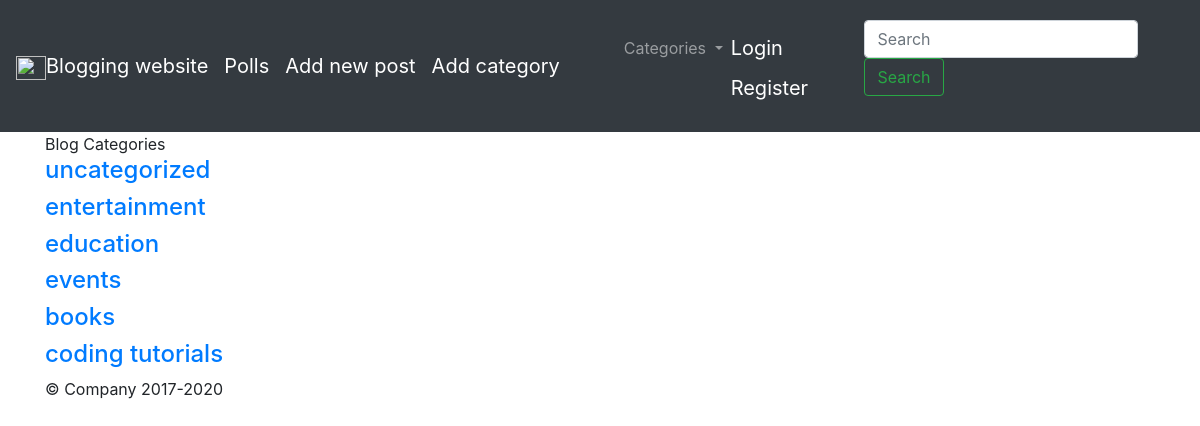
Page /blog/category-list/ on the committed database.
### blog/models.py (models this page shows, shortened)
class Category(models.Model):
    category_name = models.CharField(max_length=100)
    def __str__(self):
        return self.category_name

### blog/views.py (the view)
# urls.py: path('category-list/', CategoryListView, name='category-list'),
def CategoryListView(request):
    cat_menu_list = Category.objects.all()
    return render(request, 'blog/category_list.html', {'cat_menu_list' : cat_menu_list})

### blog/context_processors.py (called while the page is built)
def basetest(request):
    cat_list = Category.objects.values_list("category_name", flat=True)
    return {
        'testname': cat_list
    }

### blog/templates/blog/category_list.html (shortened to what this page needs)
{% extends 'blog/base.html' %}
{% block main_content %}
<h1>Blog Categories</h1>
{% for item in cat_menu_list %}
    <h4><a href="{% url 'blog:category' item|slugify %}">{{ item }}</a></h4>
{% endfor %}
{% endblock %}

### blog/static/blog/css/style.css (style rules this page uses)
body { color: darkslategray; font-size: 20px; }
a { color: royalblue; }

### rows in the picture
Category: category_name "uncategorized"
Category: category_name "entertainment"
Category: category_name "education"
Category: category_name "events"
Category: category_name "books"
Category: category_name "coding tutorials"
